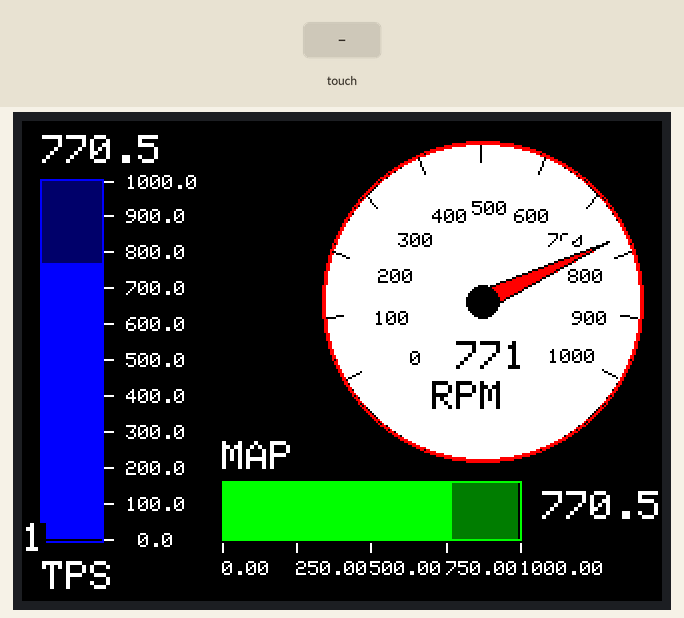
This sketch was run on a simulated Arduino Uno, built with avr-gcc and run on an emulated ATmega328P. Parts: 320×240 colour display. The inputs (shaded band) are chosen by the test bench. What the sketch prints to the serial monitor is not drawn.

Above: at 1.4 s.
1.5 s: touch panel pressed at 13 % / 10 % of its raw x / y range
At 2.82 s:
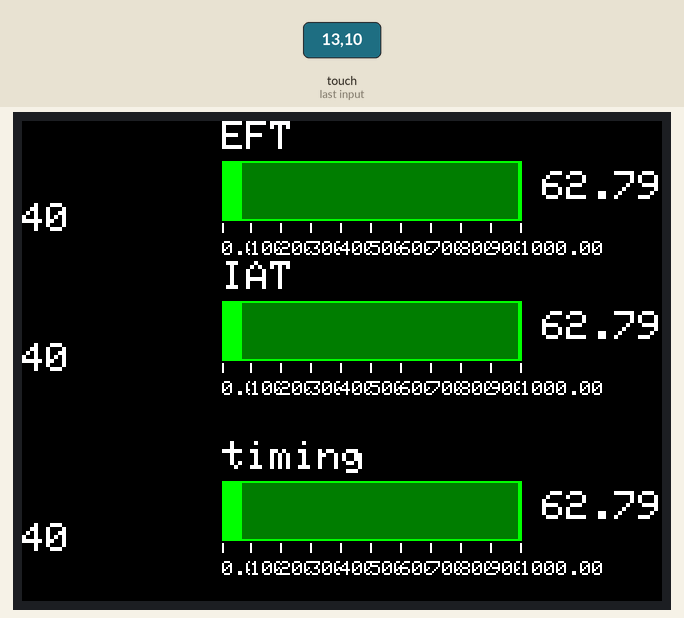
3.9 s: touch panel pressed at 38 % / 10 % of its raw x / y range
At 4.44 s:
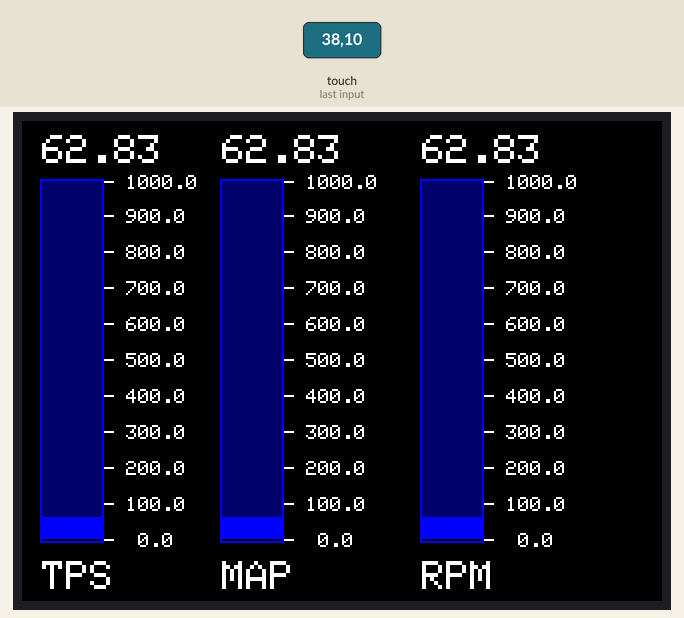
6.7 s: touch panel pressed at 13 % / 30 % of its raw x / y range
At 7.59 s:
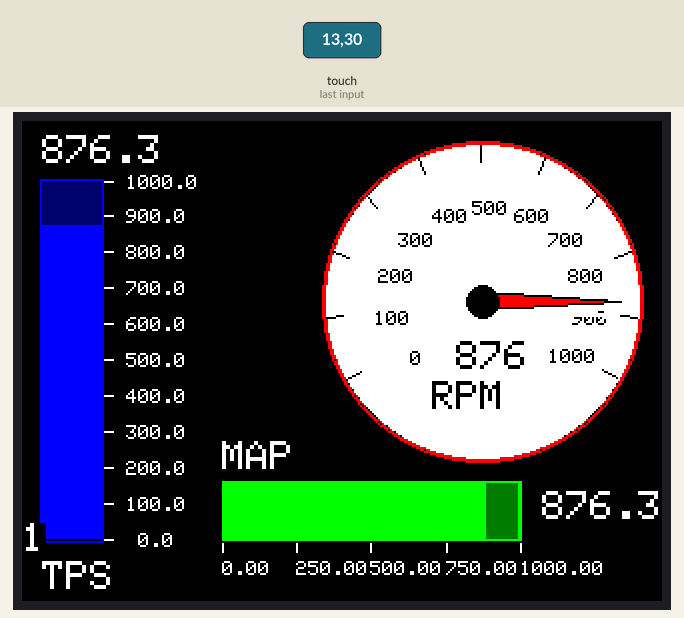
Timing chart, 0 to 9.7 s (numbered marks = the images above; inputs shaded):
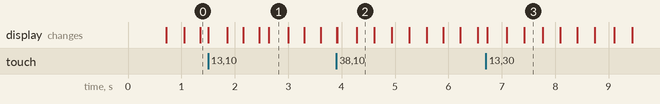

Measured:
- after the input at 1.5 s, the display: first changes at once (image 1 shows a later state)
- after the input at 3.9 s, the display: first differs from a run without the input at once (image 2 shows a later state)
- after the input at 6.7 s, the display: first changes at once (image 3 shows a later state)

The sketch:

tft_gauge_new.ino
```cpp
/*

  This program provides bar graph (horizontal and vertical orientations) and a dial type graph functions

  It requires and Arduino Mega (or UNO) and an Adafruit 3.5" TFT 320x480 + Touchscreen Breakout Board
  https://learn.adafruit.com/adafruit-3-5-color-320x480-tft-touchscreen-breakout/overview

  Adafruit libraries
  https://github.com/adafruit/Adafruit_HX8357_Library/archive/master.zip
  https://github.com/adafruit/Adafruit-GFX-Library/archive/master.zip

  optional touch screen libraries
  https://github.com/adafruit/Touch-Screen-Library/archive/master.zip

  Revisions
  rev     date        author      description
  1       12-19-2015  kasprzak    initial creation


  This pin setting will also operate the SD card

  Pin settings

  Arduino   device
  5V        Vin
  GND       GND
  A0
  A1
  A2         Y+ (for touch screen use)
  A3         X- (for touch screen use)
  A4
  A5
  1
  2
  3
  4         CCS (42 for mega)
  5
  6
  7         Y- (44 for mega)
  8         X+ (46 for mega)
  9         DC (48 on mega * change define)
  10        CS (53 for mega * change define)
  11        MOSI (51 for mega)
  12        MISO  (50 for mega)
  13        CLK (SCK) (52 for mega)
  44        Y- (for touch screen only)
  46        X+ (for touch screen only)
  48        DC
  SDA
  SLC

*/


#include <SPI.h>
//#include <Adafruit_HX8357.h>
#include <Adafruit_ILI9341.h>
#include <Wire.h>      // this is needed for FT6206
#include <Adafruit_FT6206.h>

// http://www.barth-dev.de/online/rgb565-color-picker/

// Cap touch example uses defined ILI9341 colours, should use them instead
#define LTBLUE    0xB6DF
#define LTTEAL    0xBF5F
#define LTGREEN         0xBFF7
#define LTCYAN    0xC7FF
#define LTRED           0xFD34
#define LTMAGENTA       0xFD5F
#define LTYELLOW        0xFFF8
#define LTORANGE        0xFE73
#define LTPINK          0xFDDF
#define LTPURPLE  0xCCFF
#define LTGREY          0xE71C

#define BLUE            0x001F
#define TEAL    0x0438
#define GREEN           0x07E0
#define CYAN          0x07FF
#define RED           0xF800
#define MAGENTA       0xF81F
#define YELLOW        0xFFE0
#define ORANGE        0xFD20
#define PINK          0xF81F
#define PURPLE    0x801F
#define GREY        0xC618
#define WHITE         0xFFFF
#define BLACK         0x0000

#define DKBLUE        0x000D
#define DKTEAL    0x020C
#define DKGREEN       0x03E0
#define DKCYAN        0x03EF
#define DKRED         0x6000
#define DKMAGENTA       0x8008
#define DKYELLOW        0x8400
#define DKORANGE        0x8200
#define DKPINK          0x9009
#define DKPURPLE      0x4010
#define DKGREY        0x4A49

#define TFT_DC 9
#define TFT_CS 10
#define TFT_MOSI 11
#define TFT_CLK 13
#define TFT_RST 14
#define TFT_MISO 12
#define ADJ_PIN A0

double volts;
double bvolts;
double pmvolts;

boolean graph_1 = true;
boolean graph_2 = true;
boolean graph_3 = true;
boolean graph_4 = true;
boolean graph_5 = true;
boolean graph_6 = true;
boolean graph_7 = true;

Adafruit_ILI9341 tft = Adafruit_ILI9341(TFT_CS, TFT_DC, TFT_MOSI, TFT_CLK, TFT_RST, TFT_MISO);
Adafruit_FT6206 ctp = Adafruit_FT6206();

typedef struct{
  double ECT;
  double MAP;
  double RPM;
  double speedkm;
  double timing;
  double IAT;
  double TPS;
  double BATVOLT;
  double EFT;
} ECU_Data;

typedef struct{
    bool ect = true;
    bool rpm = true;
    bool map = true;
    bool speedkm = true;
    bool timing = true;
    bool iat = true;
    bool tps = true;
    bool batvolt = true;
    bool eft = true;

    void gauge_status_set(bool status){
      ect = rpm = map = speedkm = timing = iat = tps = batvolt = eft = true;
    }
} gauge_status_t;

ECU_Data data;
gauge_status_t gauge_status;

uint8_t prevScreen = 0;

bool newTouch = 0;

bool updateGauges(ECU_Data* interpretted_data, uint8_t screenNum){
  if (screenNum != prevScreen){
    tft.fillScreen(BLACK);
    gauge_status.gauge_status_set(true);
  }


  if(screenNum == 0){
    DrawBarChartV(tft, 10,  210, 30, 180, 0, 1000 , 100, interpretted_data->TPS , 3 , 1, BLUE, DKBLUE, BLUE, WHITE, BLACK, "TPS", gauge_status.tps);
    DrawBarChartH(tft, 100, 180, 150, 30, 0, 1000, 250, interpretted_data->MAP, 2, 2, GREEN, DKGREEN,  GREEN, WHITE, BLACK, "MAP", gauge_status.map);
    DrawDial(tft, 230, 90, 80, 0, 1000 , 100, 240, interpretted_data->RPM,  4 , 0, RED, WHITE, BLACK, "RPM", gauge_status.rpm);
  }
  else if(screenNum == 1){
    DrawBarChartH(tft, 100, 180, 150, 30, 0, 1000, 100, interpretted_data->timing, 2, 2, GREEN, DKGREEN,  GREEN, WHITE, BLACK, "timing", gauge_status.timing);
    DrawBarChartH(tft, 100, 90, 150, 30, 0, 1000, 100, interpretted_data->IAT, 2, 2, GREEN, DKGREEN,  GREEN, WHITE, BLACK, "IAT", gauge_status.iat);
    DrawBarChartH(tft, 100, 20, 150, 30, 0, 1000, 100, interpretted_data->EFT, 2, 2, GREEN, DKGREEN,  GREEN, WHITE, BLACK, "EFT", gauge_status.eft);
  }
  else if(screenNum == 2){
    DrawBarChartV(tft, 10,  210, 30, 180, 0, 1000 , 100, interpretted_data->TPS , 3 , 1, BLUE, DKBLUE, BLUE, WHITE, BLACK, "TPS", gauge_status.tps);
    DrawBarChartV(tft, 100,  210, 30, 180, 0, 1000 , 100, interpretted_data->MAP , 3 , 1, BLUE, DKBLUE, BLUE, WHITE, BLACK, "MAP", gauge_status.map);
    DrawBarChartV(tft, 200,  210, 30, 180, 0, 1000 , 100, interpretted_data->RPM , 3 , 1, BLUE, DKBLUE, BLUE, WHITE, BLACK, "RPM", gauge_status.rpm);
  }

  prevScreen = screenNum;
  return true;
}

void setup() {
  Serial.begin(9600);
  tft.begin();
  tft.fillScreen(BLACK);
  tft.setRotation(3);
  if (! ctp.begin(40)) {  // pass in 'sensitivity' coefficient
    Serial.println("Couldn't start FT6206 touchscreen controller");
    while (1);
  }

}

uint8_t curScreen = 0;

TS_Point avgPoint;

void loop(void) {

  for (int i = 1; i < 50; i++){


    if(ctp.touched()){
      newTouch = 1;
      /*avgPoint.x = 0;
      avgPoint.y = 0;
      double numPoints = 0;
      while(!ctp.touched()){
        TS_Point curPoint = ctp.getPoint();
        numPoints++;
        curPoint.x = map(curPoint.x, 0, 240, 240, 0);
        curPoint.y = map(curPoint.y, 0, 320, 320, 0);
        Serial.println("touch");
        Serial.println(curPoint.y);
        avgPoint.x += curPoint.x;
        avgPoint.y += curPoint.y;
      }
      avgPoint.x = avgPoint.x/numPoints;
      avgPoint.y = avgPoint.y/numPoints;
      */
      Serial.println("touch");
      avgPoint = ctp.getPoint();
    }

    if(newTouch){
      Serial.print("New touch: ");
      Serial.println(avgPoint.y);
      if(avgPoint.y > (320/2.0))
        curScreen = (curScreen+1)%3;
      else{
        curScreen--;
        if(curScreen == 255)
          curScreen = 2;
      }
      newTouch = 0;
    }

    double val = 1000.0*sin(i/50.0*3.14159);
    Serial.println(curScreen);

    data.ECT=val;
    data.MAP=val;
    data.RPM=val;
    data.speedkm=val;
    data.timing=val;
    data.IAT=val;
    data.TPS=val;
    data.BATVOLT=val;
    data.EFT=val;

    updateGauges(&data, curScreen);

    delay(10);
  }
}


/*
  This method will draw a vertical bar graph for single input
  it has a rather large arguement list and is as follows

  &d = display object name
  x = position of bar graph (lower left of bar)
  y = position of bar (lower left of bar
  w = width of bar graph
  h =  height of bar graph (does not need to be the same as the max scale)
  loval = lower value of the scale (can be negative)
  hival = upper value of the scale
  inc = scale division between loval and hival
  curval = date to graph (must be between loval and hival)
  dig = format control to set number of digits to display (not includeing the decimal)
  dec = format control to set number of decimals to display (not includeing the decimal)
  barcolor = color of bar graph
  voidcolor = color of bar graph background
  bordercolor = color of the border of the graph
  textcolor = color of the text
  backcolor = color of the bar graph's background
  label = bottom lable text for the graph
  redraw = flag to redraw display only on first pass (to reduce flickering)

*/

void DrawBarChartV(Adafruit_ILI9341 & d, double x , double y , double w, double h , double loval , double hival , double inc , double curval ,  int dig , int dec, unsigned int barcolor, unsigned int voidcolor, unsigned int bordercolor, unsigned int textcolor, unsigned int backcolor, String label, boolean & redraw)
{

  double stepval, range;
  double my, level;
  double i, data;
  // draw the border, scale, and label once
  // avoid doing this on every update to minimize flicker
  if (redraw == true) {
    redraw = false;

    d.drawRect(x - 1, y - h - 1, w + 2, h + 2, bordercolor);
    d.setTextColor(textcolor, backcolor);
    d.setTextSize(2);
    d.setCursor(x , y + 10);
    d.println(label);
    // step val basically scales the hival and low val to the height
    // deducting a small value to eliminate round off errors
    // this val may need to be adjusted
    stepval = ( inc) * (double (h) / (double (hival - loval))) - .001;
    for (i = 0; i <= h; i += stepval) {
      my =  y - h + i;
      d.drawFastHLine(x + w + 1, my,  5, textcolor);
      // draw lables
      d.setTextSize(1);
      d.setTextColor(textcolor, backcolor);
      d.setCursor(x + w + 12, my - 3 );
      data = hival - ( i * (inc / stepval));
      d.println(Format(data, dig, dec));
    }
  }
  // compute level of bar graph that is scaled to the  height and the hi and low vals
  // this is needed to accompdate for +/- range
  level = (h * (((curval - loval) / (hival - loval))));
  // draw the bar graph
  // write a upper and lower bar to minimize flicker cause by blanking out bar and redraw on update
  d.fillRect(x, y - h, w, h - level,  voidcolor);
  d.fillRect(x, y - level, w,  level, barcolor);
  // write the current value
  d.setTextColor(textcolor, backcolor);
  d.setTextSize(2);
  d.setCursor(x , y - h - 23);
  d.println(Format(curval, dig, dec));

}

/*
  This method will draw a dial-type graph for single input
  it has a rather large arguement list and is as follows

  &d = display object name
  cx = center position of dial
  cy = center position of dial
  r = radius of the dial
  loval = lower value of the scale (can be negative)
  hival = upper value of the scale
  inc = scale division between loval and hival
  sa = sweep angle for the dials scale
  curval = date to graph (must be between loval and hival)
  dig = format control to set number of digits to display (not includeing the decimal)
  dec = format control to set number of decimals to display (not includeing the decimal)
  needlecolor = color of the needle
  dialcolor = color of the dial
  textcolor = color of all text (background is dialcolor)
  label = bottom lable text for the graph
  redraw = flag to redraw display only on first pass (to reduce flickering)
*/

void DrawDial(Adafruit_ILI9341 & d, int cx, int cy, int r, double loval , double hival , double inc, double sa, double curval,  int dig , int dec, unsigned int needlecolor, unsigned int dialcolor, unsigned int  textcolor, String label, boolean & redraw) {

  double ix, iy, ox, oy, tx, ty, lx, rx, ly, ry, i, offset, stepval, data, angle;
  double degtorad = .0174532778;
  static double px = cx, py = cy, pix = cx, piy = cy, plx = cx, ply = cy, prx = cx, pry = cy;

  // draw the dial only one time--this will minimize flicker
  if ( redraw == true) {
    redraw = false;
    d.fillCircle(cx, cy, r - 2, dialcolor);
    d.drawCircle(cx, cy, r, needlecolor);
    d.drawCircle(cx, cy, r - 1, needlecolor);
    d.setTextColor(textcolor, dialcolor);
    d.setTextSize(2);
    d.setCursor(cx - 25, cy + 40);
    d.println(label);

  }
  // draw the current value
  d.setTextSize(2);
  d.setTextColor(textcolor, dialcolor);
  d.setCursor(cx - 25, cy + 20 );
  d.println(Format(curval, dig, dec));
  // center the scale about the vertical axis--and use this to offset the needle, and scale text
  offset = (270 +  sa / 2) * degtorad;
  // find hte scale step value based on the hival low val and the scale sweep angle
  // deducting a small value to eliminate round off errors
  // this val may need to be adjusted
  stepval = ( inc) * (double (sa) / (double (hival - loval))) + .00;
  // draw the scale and numbers
  // note draw this each time to repaint where the needle was
  for (i = 0; i <= sa; i += stepval) {
    angle = ( i  * degtorad);
    angle = offset - angle ;
    ox =  (r - 2) * cos(angle) + cx;
    oy =  (r - 2) * sin(angle) + cy;
    ix =  (r - 10) * cos(angle) + cx;
    iy =  (r - 10) * sin(angle) + cy;
    tx =  (r - 30) * cos(angle) + cx;
    ty =  (r - 30) * sin(angle) + cy;
    d.drawLine(ox, oy, ix, iy, textcolor);
    d.setTextSize(1.5);
    d.setTextColor(textcolor, dialcolor);
    d.setCursor(tx - 10, ty );
    data = hival - ( i * (inc / stepval)) ;
    d.println(Format(data, dig, dec));
  }
  // compute and draw the needle
  angle = (sa * (1 - (((curval - loval) / (hival - loval)))));
  angle = angle * degtorad;
  angle = offset - angle  ;
  ix =  (r - 10) * cos(angle) + cx;
  iy =  (r - 10) * sin(angle) + cy;
  // draw a triangle for the needle (compute and store 3 vertiticies)
  lx =  5 * cos(angle - 90 * degtorad) + cx;
  ly =  5 * sin(angle - 90 * degtorad) + cy;
  rx =  5 * cos(angle + 90 * degtorad) + cx;
  ry =  5 * sin(angle + 90 * degtorad) + cy;
  // first draw the previous needle in dial color to hide it
  // note draw performance for triangle is pretty bad...

  //d.fillTriangle (pix, piy, plx, ply, prx, pry, dialcolor);
  //d.fillTriangle (pix, piy, plx, ply, prx, pry, dialcolor);

  //d.fillTriangle (pix, piy, plx, ply, prx - 20, pry - 20, dialcolor);
  //d.fillTriangle (pix, piy, prx, pry, prx + 20, pry + 20, dialcolor);

  d.fillTriangle (pix, piy, plx, ply, prx, pry, dialcolor);
  d.drawTriangle (pix, piy, plx, ply, prx, pry, dialcolor);

  // then draw the old needle in need color to display it
  d.fillTriangle (ix, iy, lx, ly, rx, ry, needlecolor);
  d.drawTriangle (ix, iy, lx, ly, rx, ry, textcolor);

  // draw a cute little dial center
  d.fillCircle(cx, cy, 8, textcolor);
  //save all current to old so the previous dial can be hidden
  pix = ix;
  piy = iy;
  plx = lx;
  ply = ly;
  prx = rx;
  pry = ry;

}

/*
  This method will draw a horizontal bar graph for single input
  it has a rather large arguement list and is as follows

  &d = display object name
  x = position of bar graph (upper left of bar)
  y = position of bar (upper left of bar (add some vale to leave room for label)
  w = width of bar graph (does not need to be the same as the max scale)
  h =  height of bar graph
  loval = lower value of the scale (can be negative)
  hival = upper value of the scale
  inc = scale division between loval and hival
  curval = date to graph (must be between loval and hival)
  dig = format control to set number of digits to display (not includeing the decimal)
  dec = format control to set number of decimals to display (not includeing the decimal)
  barcolor = color of bar graph
  voidcolor = color of bar graph background
  bordercolor = color of the border of the graph
  textcolor = color of the text
  back color = color of the bar graph's background
  label = bottom lable text for the graph
  redraw = flag to redraw display only on first pass (to reduce flickering)
*/

void DrawBarChartH(Adafruit_ILI9341 & d, double x , double y , double w, double h , double loval , double hival , double inc , double curval ,  int dig , int dec, unsigned int barcolor, unsigned int voidcolor, unsigned int bordercolor, unsigned int textcolor, unsigned int backcolor, String label, boolean & redraw)
{
  double stepval, range;
  double mx, level;
  double i, data;

  // draw the border, scale, and label once
  // avoid doing this on every update to minimize flicker
  // draw the border and scale
  if (redraw == true) {
    redraw = false;
    d.drawRect(x , y , w, h, bordercolor);
    d.setTextColor(textcolor, backcolor);
    d.setTextSize(2);
    d.setCursor(x , y - 20);
    d.println(label);
    // step val basically scales the hival and low val to the width
    stepval =  inc * (double (w) / (double (hival - loval))) - .00001;
    // draw the text
    for (i = 0; i <= w; i += stepval) {
      d.drawFastVLine(i + x , y + h + 1,  5, textcolor);
      // draw lables
      d.setTextSize(1);
      d.setTextColor(textcolor, backcolor);
      d.setCursor(i + x , y + h + 10);
      // addling a small value to eliminate round off errors
      // this val may need to be adjusted
      data =  ( i * (inc / stepval)) + loval + 0.00001;
      d.println(Format(data, dig, dec));
    }
  }
  // compute level of bar graph that is scaled to the width and the hi and low vals
  // this is needed to accompdate for +/- range capability
  // draw the bar graph
  // write a upper and lower bar to minimize flicker cause by blanking out bar and redraw on update
  level = (w * (((curval - loval) / (hival - loval))));
  d.fillRect(x + level + 1, y + 1, w - level - 2, h - 2,  voidcolor);
  d.fillRect(x + 1, y + 1 , level - 1,  h - 2, barcolor);
  // write the current value
  d.setTextColor(textcolor, backcolor);
  d.setTextSize(2);
  d.setCursor(x + w + 10 , y + 5);
  d.println(Format(curval, dig, dec));
}


String Format(double val, int dec, int dig ) {
  int addpad = 0;
  char sbuf[20];
  String condata = (dtostrf(val, dec, dig, sbuf));


  int slen = condata.length();
  for ( addpad = 1; addpad <= dec + dig - slen; addpad++) {
    condata = " " + condata;
  }
  return (condata);

}
```
